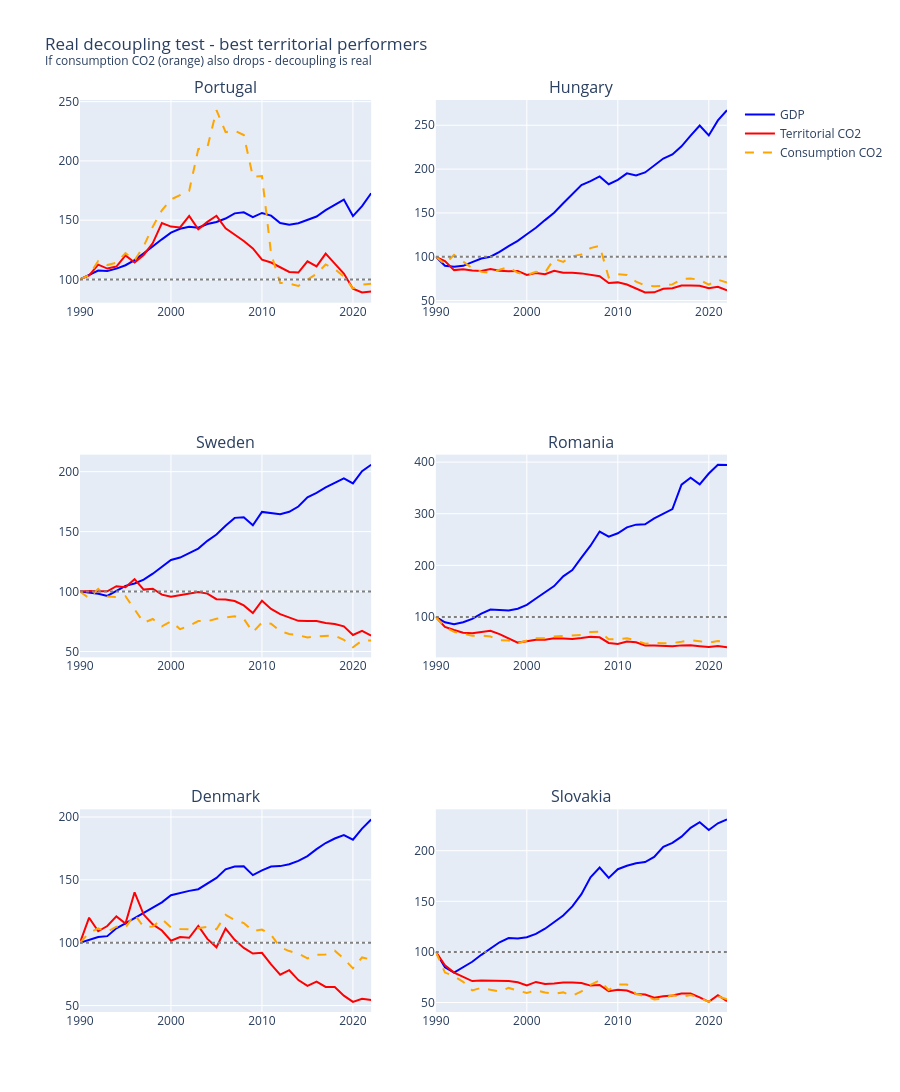

The cell this chart's notebook holds for it:
### Code cell
# Best territorial performers — is their decoupling real?
best_performers = ['PRT', 'HUN', 'SWE', 'ROU', 'DNK', 'SVK']
plot_three_trajectories(
    best_performers,
    df_eu_indexed,
    'Real decoupling test - best territorial performers<br>'
    '<sup>If consumption CO2 (orange) also drops - decoupling is real</sup>'
)
